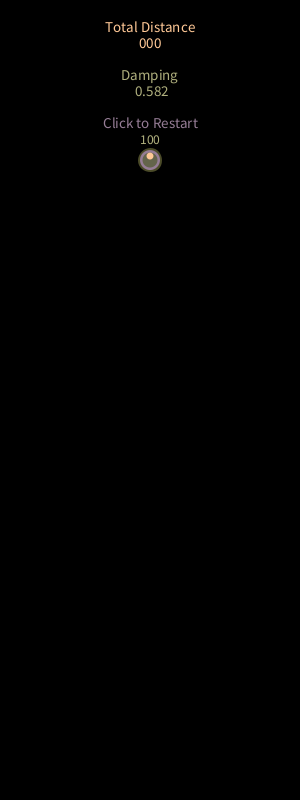
Frame 1 (no input)
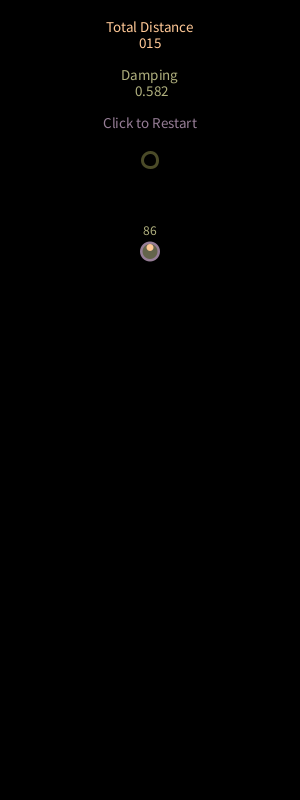
Frame 60 (the mouse pressed at the canvas centre just before this capture)
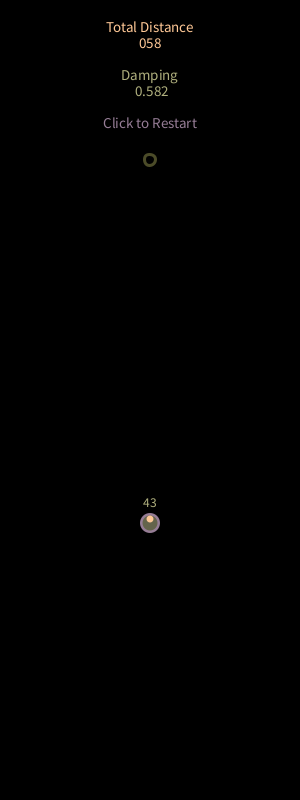
Frame 120 (the mouse held since frame 60 and released just before this capture)

The Processing sketch that drew these frames (run headless with seeded random() and noise(); from frame 60 on, the mouse is pressed at the canvas centre):

// Processing sketch: processing_184372
// ── processing_184372.pde

Orb[] orb = new Orb[1];

PVector gravity = new PVector(0, 0.05);
float nestPulse;
float nestSize;
float fade = 255;

void setup() {
  size(300, 800);
  smooth();
  orb[0] = new Orb(0.5*width, 0.2*height, 10);
}

void draw() {
  background(0);
  nestPulse = nestPulse += 0.10;
  nestSize = (15*sin(nestPulse))+20;
  strokeWeight(3);
  stroke(75, 75, 40);
  fill(0);
  ellipse(0.5*width, 0.2*height, nestSize, nestSize);
  noStroke();
  for (int i = 0; i < orb.length; i++) {  //Loops through all orb objects
    orb[i].run();
  }
}

void mouseClicked() {
  setup();
}

/*void mousePressed() {
 Orb orbInstance = new Orb(0.5*width, 0.1*height, 10);
 orb = (Orb[]) append(orb, orbInstance);
 }
 */
class Orb {

  float fontSize = 15;

  PVector position;
  PVector velocity;
  float totalDistance;
  PVector totalVelocity = new PVector();
  PVector magVelocity = new PVector();
  float damping = random(0, 0.9);
  float r;
  float x;
  float y;

  PVector startPoint = new PVector (0.5*width, 0.1*height);
  PVector distance = new PVector (x, y);
  PVector calculatedHeight = new PVector(0, y);

  Orb(float x, float y, float r_) {
    position = new PVector(x, y);
    velocity = new PVector(0, 0);
    r = r_;
  }

  void run() {
    move();
    display();
    checkWallCollision();
    calculateDistance();
  }

  void move() {
    velocity.add(gravity);
    position.add(velocity);
  }

  void display() {
    noStroke();
    fill(150, 125, 150);
    ellipse(position.x, position.y, r*2, r*2);
    textAlign(CENTER);
    fill(100, 100, 75);
    ellipse(position.x, position.y, r*1.5, r*1.5);
    fill(255, 200, 150);
    ellipse(position.x, position.y-4, r*0.7, r*0.7);
  }

  void checkWallCollision() {
    if (position.x > width-r) {
      position.x = width-r;
      velocity.x *= -damping;
    } else if (position.x < r) {
      position.x = r;
      velocity.x *= -damping;
    }
    if (position.y > height-r) {
      position.y = height-r;
      velocity.y *= -damping;
    } else if (position.y < r) {
      position.y = r;
      velocity.y *= -damping;
    }
  }

  void calculateDistance() {
    distance.y = startPoint.dist(position);
    calculatedHeight.y = round(10*(map(distance.y, height*0.1, height*0.89, 10, 0)));
    magVelocity.y = velocity.mag();
    totalVelocity.add(magVelocity);
    totalDistance = (round(10*(map((totalVelocity.y), height*0.89, height*0.1, 10, 0)))+13);
    
    textSize(fontSize);
    
    String totalDistanceFIN = nf(totalDistance, 3, -1);
    text("Total Distance", 0.5*width, 0.04*height);
    text(totalDistanceFIN, 0.5*width, 0.06*height);
    
    fill(150, 125, 150);
    
    text("Click to Restart", 0.5*width, 0.16*height);
    
    fill(175, 175, 125);
    
    text("Damping", 0.5*width, 0.10*height);
    text(damping, 0.5*width, 0.12*height);

    textSize(fontSize*0.9);
    

    if (calculatedHeight.y < 10) {
      String calculatedHeightFIN = nf(calculatedHeight.y, 1, -1);
      text(calculatedHeightFIN, position.x, position.y-16);
    }
    if (calculatedHeight.y >= 10 && calculatedHeight.y < 100) {
      String calculatedHeightFIN = nf(calculatedHeight.y, 2, -1);
      text(calculatedHeightFIN, position.x, position.y-16);
    }
    if (calculatedHeight.y >= 100) {
      String calculatedHeightFIN = nf(calculatedHeight.y, 3, -1);
      text(calculatedHeightFIN, position.x, position.y-16);
    }
  }
}
